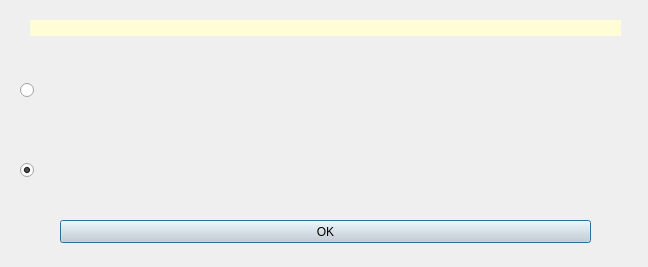
<?xml version="1.0" encoding="UTF-8"?>
<ui version="4.0">
 <class>Dialog</class>
 <widget class="QDialog" name="Dialog">
  <property name="geometry">
   <rect>
    <x>0</x>
    <y>0</y>
    <width>648</width>
    <height>267</height>
   </rect>
  </property>
  <property name="cursor">
   <cursorShape>ArrowCursor</cursorShape>
  </property>
  <property name="windowTitle">
   <string>Datei Auswahl für Datei Transfer</string>
  </property>
  <property name="modal">
   <bool>true</bool>
  </property>
  <widget class="QLabel" name="lbl_move_file">
   <property name="geometry">
    <rect>
     <x>30</x>
     <y>20</y>
     <width>591</width>
     <height>16</height>
    </rect>
   </property>
   <property name="styleSheet">
    <string notr="true">background-color: rgb(255, 253, 213);</string>
   </property>
   <property name="text">
    <string/>
   </property>
  </widget>
  <widget class="QRadioButton" name="rdBtn_SourceDatei">
   <property name="geometry">
    <rect>
     <x>20</x>
     <y>70</y>
     <width>611</width>
     <height>41</height>
    </rect>
   </property>
   <property name="text">
    <string/>
   </property>
  </widget>
  <widget class="QRadioButton" name="rdBtn_TargetDatei">
   <property name="geometry">
    <rect>
     <x>20</x>
     <y>150</y>
     <width>621</width>
     <height>41</height>
    </rect>
   </property>
   <property name="text">
    <string/>
   </property>
   <property name="checked">
    <bool>true</bool>
   </property>
  </widget>
  <widget class="QPushButton" name="btn_OK_radioBtn">
   <property name="geometry">
    <rect>
     <x>60</x>
     <y>220</y>
     <width>531</width>
     <height>23</height>
    </rect>
   </property>
   <property name="styleSheet">
    <string notr="true">background-color: rgb(214, 214, 214);</string>
   </property>
   <property name="text">
    <string>OK</string>
   </property>
  </widget>
  <zorder>rdBtn_SourceDatei</zorder>
  <zorder>rdBtn_TargetDatei</zorder>
  <zorder>lbl_move_file</zorder>
  <zorder>btn_OK_radioBtn</zorder>
 </widget>
 <resources/>
 <connections/>
</ui>
